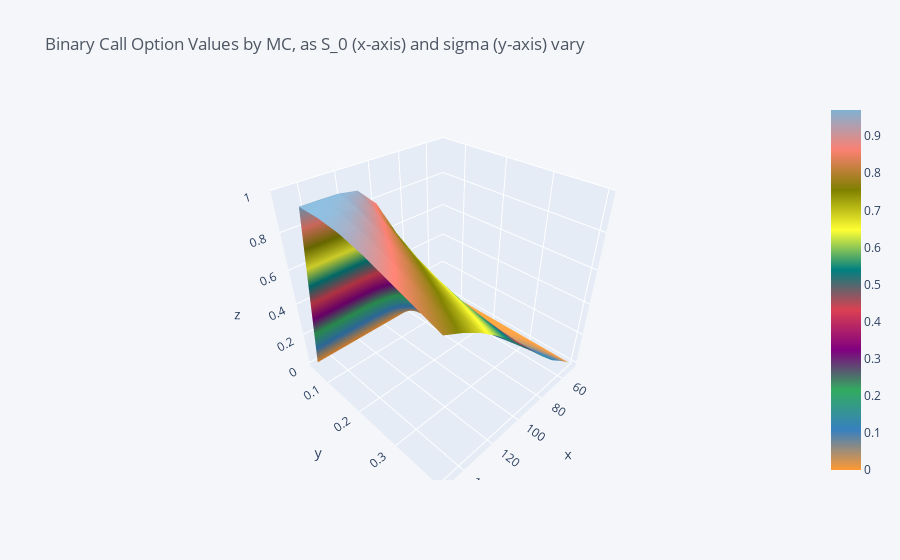

Write notebook code for a chart like this one.
### Code cell
grid.iplot(kind='surface', title='Binary Call Option Values by MC, as S_0 (x-axis) and sigma (y-axis) vary')

### Figure 1 — Plotly figure (JSON) as saved in the notebook; plotly's stock layout.template omitted (floating-point values rounded to 4 significant figures)
{"data": [{"colorscale": [[0, "rgb(255, 153, 51)"], [0.1111, "rgb(55, 128, 191)"], [0.2222, "rgb(50, 171, 96)"], [0.3333, "rgb(128, 0, 128)"], [0.4444, "rgb(219, 64, 82)"], [0.5556, "rgb(0, 128, 128)"], [0.6667, "rgb(255, 255, 51)"], [0.7778, "rgb(128, 128, 0)"], [0.8889, "rgb(251, 128, 114)"], [1, "rgb(128, 177, 211)"]], "type": "surface", "x": [50, 60, 70, 80, 90, 100, 110, 120, 130, 140, 150], "y": [0.05, 0.1, 0.15, 0.2, 0.25, 0.3, 0.35, 0.4], "z": [[0, 0, 0, 0, 0, 0, 0, 0, 0, 0, 0], [0, 0, 0.0003494, 0.02257, 0.2032, 0.5782, 0.8595, 0.9525, 0.9685, 0.9703, 0.9704], [0, 0.000427, 0.0114, 0.08253, 0.2712, 0.5315, 0.7532, 0.883, 0.9415, 0.9619, 0.9682], [0, 0.006172, 0.0399, 0.1366, 0.3055, 0.5025, 0.6799, 0.8069, 0.8863, 0.9304, 0.9527], [0, 0.01915, 0.07296, 0.178, 0.3234, 0.4816, 0.6262, 0.743, 0.8273, 0.8833, 0.9197], [0, 0.03825, 0.1024, 0.2065, 0.3321, 0.4645, 0.5851, 0.6903, 0.7713, 0.8332, 0.8766], [0, 0.05806, 0.1279, 0.2251, 0.3361, 0.449, 0.5541, 0.6467, 0.7228, 0.7844, 0.8327], [0, 0.07734, 0.1481, 0.2384, 0.3369, 0.4355, 0.5274, 0.609, 0.6817, 0.7404, 0.7887]]}], "layout": {"autosize": true, "legend": {"bgcolor": "#F5F6F9", "font": {"color": "#4D5663"}}, "paper_bgcolor": "#F5F6F9", "plot_bgcolor": "#F5F6F9", "scene": {"aspectmode": "auto", "aspectratio": {"x": 1, "y": 1, "z": 1}}, "title": {"font": {"color": "#4D5663"}, "text": "Binary Call Option Values by MC, as S_0 (x-axis) and sigma (y-axis) vary"}, "xaxis": {"gridcolor": "#E1E5ED", "showgrid": true, "tickfont": {"color": "#4D5663"}, "title": {"font": {"color": "#4D5663"}, "text": ""}, "zerolinecolor": "#E1E5ED"}, "yaxis": {"gridcolor": "#E1E5ED", "showgrid": true, "tickfont": {"color": "#4D5663"}, "title": {"font": {"color": "#4D5663"}, "text": ""}, "zerolinecolor": "#E1E5ED"}}}
